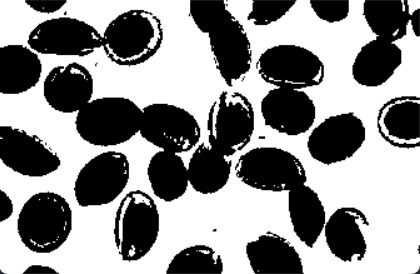
#> input picture Nomor6.jpg, 420 x 274 px, found by its file name
$ python 12_suplemen9_dilasi.py
#> lines starting #> are read from the running program, lines starting #| are printed output that depends on the picture; after the words box and inside, x2 and y2 are one past the last pixel; in counts of white or black regions, pixels touching at a corner belong together
import cv2
import numpy as np
from matplotlib import pyplot as plt

imggambar = cv2.imread("./Nomor6.jpg", 0)
#> imggambar: shape (274, 420); min 0, max 255, mean 141.1
kernel = np.ones((1, 1), np.uint8)
kernel2 = np.ones((15, 15), np.uint8)

imgCanny = cv2.Canny(imggambar, 10, 150)
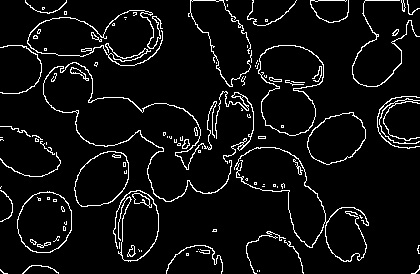
#> imgCanny: shape (274, 420); 6.1% white in thin lines or dots
imgdilation = cv2.dilate(imgCanny, kernel, iterations=1)
imgdilation2 = cv2.dilate(imgCanny, kernel2, iterations=1)
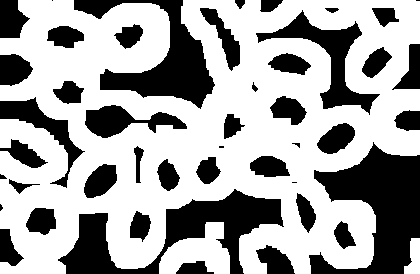
#> imgdilation2: shape (274, 420); 63.9% white; 45 black regions (6 under 20 px), largest, box (x1, y1, x2, y2) and area: (309, 142, 420, 274) 7589, (58, 189, 284, 274) 6864, (74, 0, 215, 109) 5330
imgdilation3 = ~imgdilation2

tampil_hor = np.concatenate((imggambar, imgdilation, imgdilation2), axis=1)
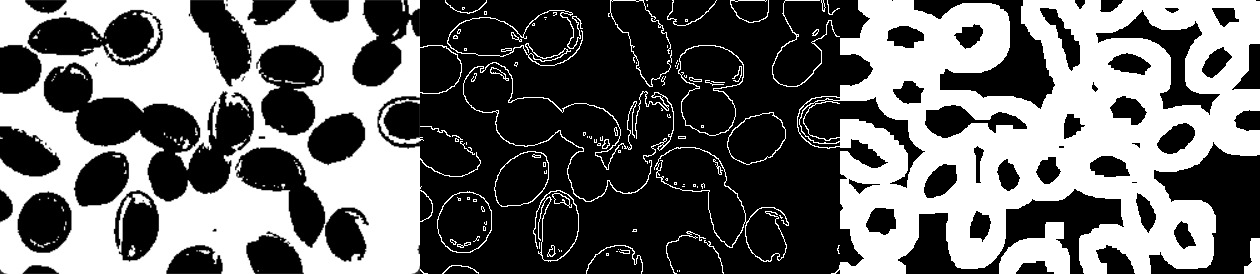
#> tampil_hor: shape (274, 1260); min 0, max 255, mean 106.6
# tampil_hor=np.concatenate((imggambar,mg),axis=0)

cv2.imshow('hasil akhir', tampil_hor)

# cv2.imshow("dilate Image 5",imgdilation2)
cv2.waitKey(0)
cv2.destroyAllWindows

$ run again, with Nomor1.jpg copied over Nomor6.jpg
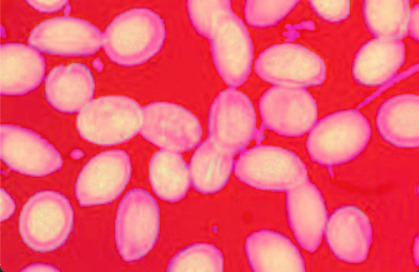
#> input picture Nomor1.jpg, 419 x 272 px, found by its file name
#> `imgCanny = cv2.Canny(imggambar, 10, 150)`:
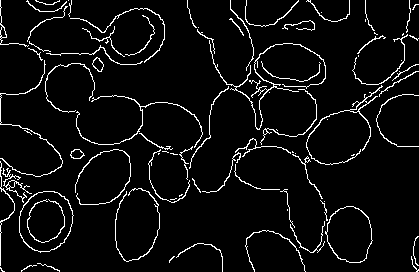
#> imgCanny: shape (272, 419); 5.6% white in thin lines or dots
#> imgdilation2: shape (272, 419); 63.1% white; 39 black regions (1 under 20 px), largest, box (x1, y1, x2, y2) and area: (57, 188, 282, 272) 7299, (312, 146, 419, 272) 6517, (79, 0, 214, 108) 4672
#> `tampil_hor = np.concatenate((imggambar, imgdilation, imgdilation2), ax..`:
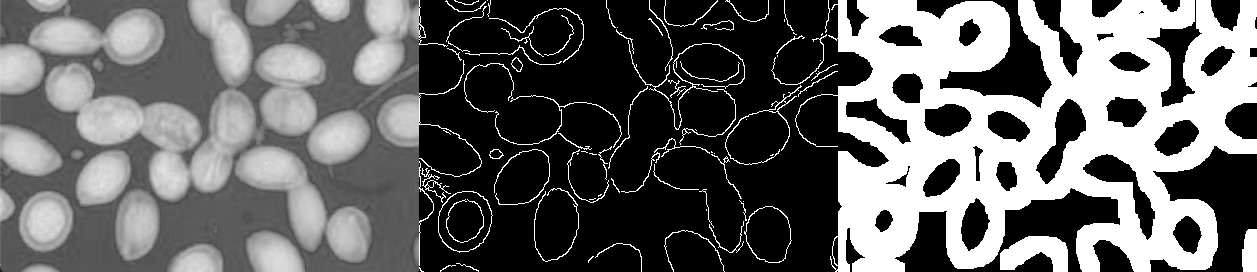
#> tampil_hor: shape (272, 1257); min 0, max 255, mean 103.5
